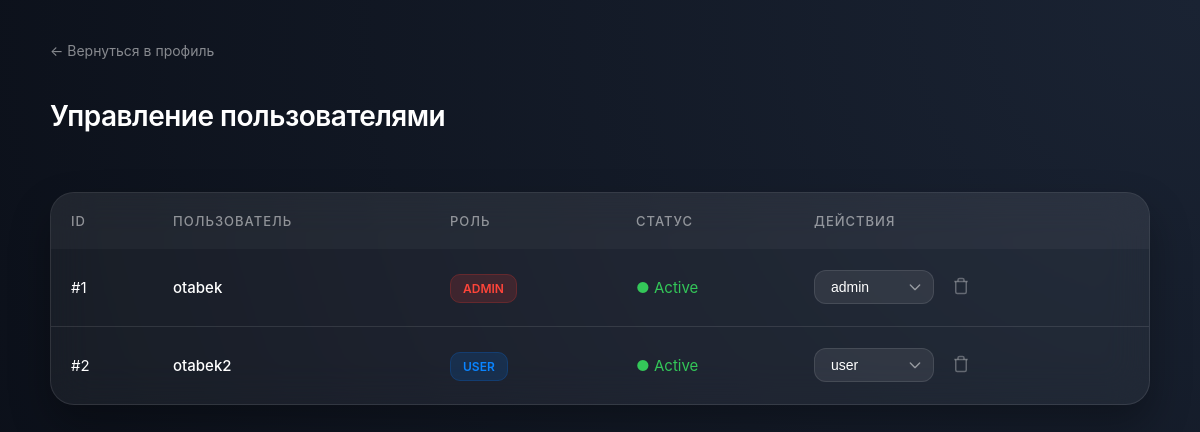
Page /admin (signed in) on the earlier database version.
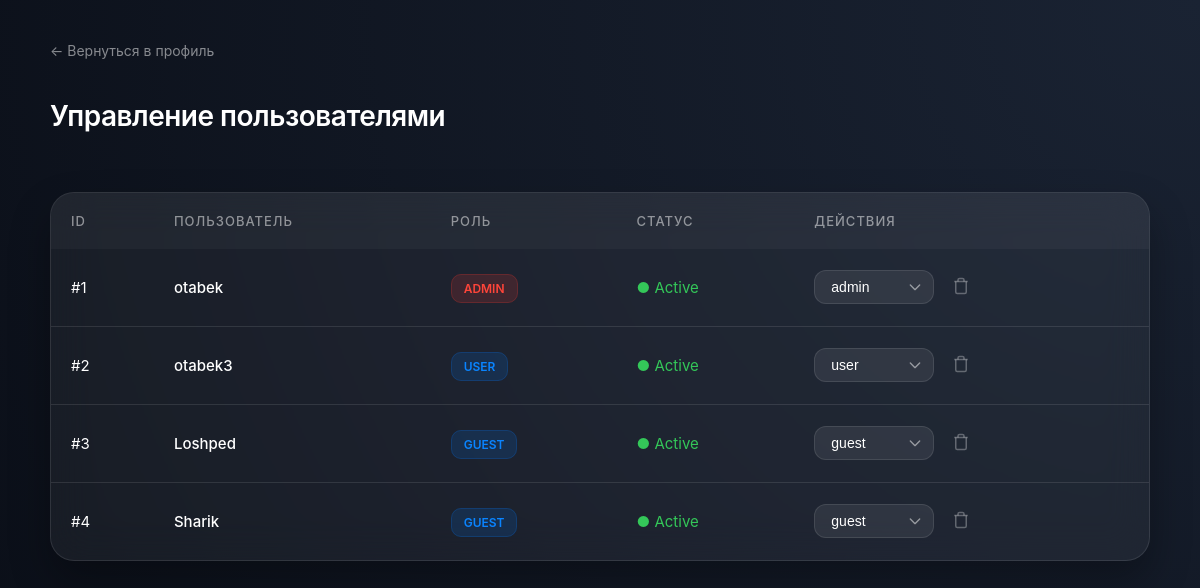
Same page on the later database version.
### tables this page shows
CREATE TABLE users (
	id INTEGER NOT NULL, 
	username VARCHAR, 
	hashed_password VARCHAR, 
	role VARCHAR, 
	PRIMARY KEY (id)
);

### app/routers/admin.py (the view)
@router.get("/admin")
def read_all_users(
    request: Request,
    current_user: str = Depends(get_current_user)):
    user_data = get_user_from_db(current_user)
    all_users = get_all_users_from_db()
    if not user_data:
        raise HTTPException(status_code=401, detail="Wrong status")
    if user_data.get('role') == "admin":
        return templates.TemplateResponse(
            "admin_users.html",
            {"request": request, "users": all_users}
        )
    else:
        raise HTTPException(status_code=403, detail="You're not admin!")

### app/templates/admin_users.html (shortened to what this page needs)
<!DOCTYPE html>
<html lang="ru">
<head>
</head>
<body>
    <div class="admin-container">
        <div class="nav-back">
            <a href="/profile">&larr; Вернуться в профиль</a>
        </div>
        <div class="admin-header">
            <h1>Управление пользователями</h1>
        </div>
        <div class="table-wrapper">
            <table>
                <thead>
                    <tr>
                        <th>ID</th>
                        <th>Пользователь</th>
                        <th>Роль</th>
                        <th>Статус</th>
                        <th>Действия</th>
                    </tr>
                </thead>
                <tbody>
                    {% for user in users %}
                    <tr>
                        <td>#{{ user.id }}</td>
                        <td style="font-weight: 500;">{{ user.username }}</td>
                        <td>
                            <span class="role-badge {% if user.role == 'admin' %}role-admin{% else %}role-user{% endif %}">
                                {{ user.role }}
                            </span>
                        </td>
                        <td><span style="color: #34c759;">● Active</span></td>
                        <td>
                            <div class="action-container">
                                <form action="/admin/change-role" method="post" style="display: inline-block; margin: 0;">
                                    <select name="new_role" onchange="this.form.submit()" class="admin-select">
                                        <option value="user" {% if user.role == 'user' %}selected{% endif %}>user</option>
                                        <option value="admin" {% if user.role == 'admin' %}selected{% endif %}>admin</option>
                                        <option value="guest" {% if user.role == 'guest' %}selected{% endif %}>guest</option>
                                    </select>
                                </form>
                                <form action="/admin/delete-user/{{ user.username }}" method="post" onsubmit="return confirm('Удалить {{ user.username }}?')">
                                    <button type="submit" class="trash-btn">
                                        <svg width="18" height="18" viewBox="0 0 24 24" fill="none" stroke="currentColor" stroke-width="2">
                                            <polyline points="3 6 5 6 21 6"></polyline>
                                            <path d="M19 6v14a2 2 0 0 1-2 2H7a2 2 0 0 1-2-2V6m3 0V4a2 2 0 0 1 2-2h4a2 2 0 0 1 2 2v2"></path>
                                        </svg>
                                    </button>
                                </form>
                            </div>
                        </td>
                    </tr>
                    {% else %}
                    <tr>
                        <td colspan="5" style="text-align: center; color: rgba(255,255,255,0.3); padding: 50px;">
                            Пользователей пока нет...
                        </td>
                    </tr>
                    {% endfor %}
                </tbody>
            </table>
        </div>
    </div>
</body>
</html>

### app/templates/admin_users.html (style rules this page uses)
:root { --accent-color: #007aff; --bg-dark: #0a0e17; --glass: rgba(255, 255, 255, 0.05); --glass-border: rgba(255, 255, 255, 0.1); }
body { background-color: var(--bg-dark); background-image: radial-gradient(circle at top right, #1a2333, #0a0e17); color: white; font-family: -apple-system, BlinkMacSystemFont, "Segoe UI", Roboto, sans-serif; margin: 0; min-height: 100vh; }
.action-container { display: flex; gap: 10px; align-items: center; }
.admin-select { appearance: none; -webkit-appearance: none; background: rgba(255, 255, 255, 0.08); border: 1px solid rgba(255, 255, 255, 0.1); color: #fff; padding: 8px 32px 8px 16px; border-radius: 12px; cursor: pointer; font-size: 14px; font-weight: 500; outline: none; transition: all 0.3s cubic-bezier(0.4, 0, 0.2, 1); min-width: 120px; background-repeat: no-repeat; background-position: right 10px center; background-size: 16px; }
.admin-select option { background-color: #161b22; color: white; padding: 10px; }
.trash-btn { background: none; border: none; color: rgba(255, 255, 255, 0.3); cursor: pointer; padding: 8px; border-radius: 8px; transition: all 0.2s; }
.admin-container { padding: 40px 20px; max-width: 1100px; margin: 0 auto; }
.admin-header { display: flex; justify-content: space-between; align-items: center; margin-bottom: 40px; }
.admin-header h1 { font-size: 28px; font-weight: 600; letter-spacing: -0.5px; }
.table-wrapper { background: var(--glass); backdrop-filter: blur(20px); -webkit-backdrop-filter: blur(20px); border: 1px solid var(--glass-border); border-radius: 24px; overflow: hidden; box-shadow: 0 20px 40px rgba(0,0,0,0.3); }
table { width: 100%; border-collapse: collapse; text-align: left; }
thead { background: rgba(255, 255, 255, 0.03); }
th { padding: 20px; font-size: 13px; text-transform: uppercase; letter-spacing: 1px; color: rgba(255, 255, 255, 0.5); font-weight: 500; }
td { padding: 20px; border-bottom: 1px solid var(--glass-border); font-size: 15px; }
tr:last-child td { border-bottom: none; }
.role-badge { padding: 6px 12px; border-radius: 10px; font-size: 12px; font-weight: 600; text-transform: uppercase; }
.role-admin { background: rgba(255, 59, 48, 0.15); color: #ff453a; border: 1px solid rgba(255, 59, 48, 0.2); }
.role-user { background: rgba(0, 122, 255, 0.15); color: #0a84ff; border: 1px solid rgba(0, 122, 255, 0.2); }
.nav-back { margin-bottom: 20px; }
.nav-back a { color: rgba(255, 255, 255, 0.5); text-decoration: none; font-size: 14px; transition: color 0.2s; }

Differences in the rows shown:
changed users "USER": username "otabek2" → "otabek3"
added users: id "3", username "Loshped", role "GUEST", new_role "guest"
added users: id "4", username "Sharik", role "GUEST", new_role "guest"
